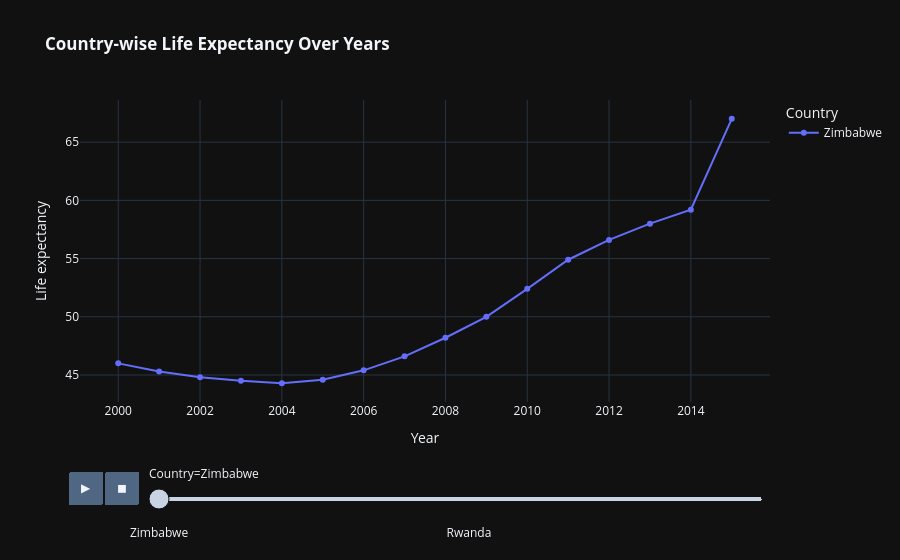

Notebook cell for this chart:
### Code cell
# Life expectancy trend over years per country
fig = px.line(
    df.sort_values(by='Year'),
    x='Year', y='Life expectancy ',
    animation_frame='Country', animation_group='Year',
    color='Country', markers=True,
    template='plotly_dark',
    title='<b>Country-wise Life Expectancy Over Years</b>'
)
fig.show()
